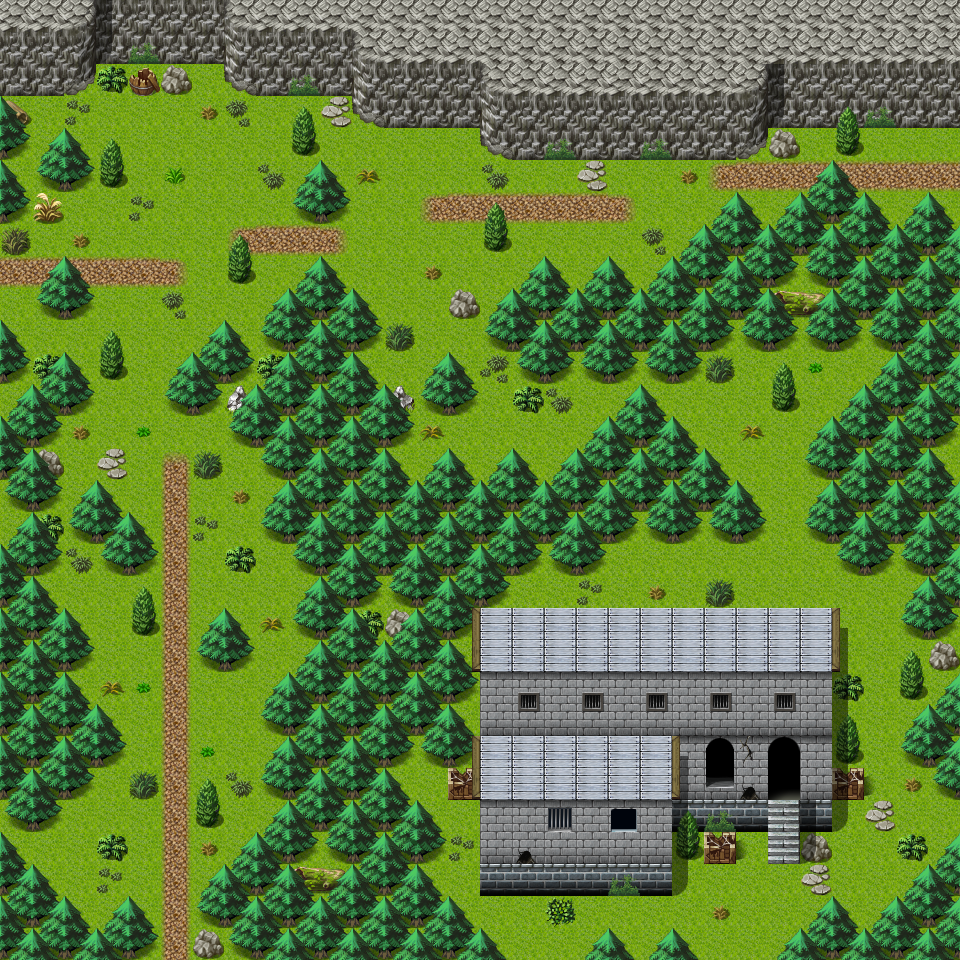

This is a level from a 2D game, rendered from its Tiled map with the project's own tilesets. A one-line summary and the map file follow, with tile-layer data summarised:
An orthogonal 30x30 tile map with 32x32 px tiles, 3 tile layers (Ground, Objects, Above), 1 hidden layer not drawn, 40 tilesets and 13 objects (10x spawn, 3x mapchange).

<map version="1.0" orientation="orthogonal" width="30" height="30" tilewidth="32" tileheight="32">
 <properties>
  <property name="outside" value="1" />
 </properties>
 <tileset firstgid="1" name="map_bed_1" tilewidth="32" tileheight="32">
  <image source="../drawable/map_bed_1.png" width="512" height="256" />
 </tileset>
 <tileset firstgid="129" name="map_border_1" tilewidth="32" tileheight="32">
  <image source="../drawable/map_border_1.png" width="512" height="256" />
 </tileset>
 <tileset firstgid="257" name="map_bridge_1" tilewidth="32" tileheight="32">
  <image source="../drawable/map_bridge_1.png" width="512" height="256" />
 </tileset>
 <tileset firstgid="385" name="map_broken_1" tilewidth="32" tileheight="32">
  <image source="../drawable/map_broken_1.png" width="512" height="256" />
 </tileset>
 <tileset firstgid="513" name="map_cavewall_1" tilewidth="32" tileheight="32">
  <image source="../drawable/map_cavewall_1.png" width="576" height="192" />
 </tileset>
 <tileset firstgid="621" name="map_cavewall_2" tilewidth="32" tileheight="32">
  <image source="../drawable/map_cavewall_2.png" width="576" height="192" />
 </tileset>
 <tileset firstgid="729" name="map_cavewall_3" tilewidth="32" tileheight="32">
  <image source="../drawable/map_cavewall_3.png" width="576" height="192" />
 </tileset>
 <tileset firstgid="837" name="map_chair_table_1" tilewidth="32" tileheight="32">
  <image source="../drawable/map_chair_table_1.png" width="512" height="256" />
 </tileset>
 <tileset firstgid="965" name="map_crate_1" tilewidth="32" tileheight="32">
  <image source="../drawable/map_crate_1.png" width="512" height="256" />
 </tileset>
 <tileset firstgid="1093" name="map_cupboard_1" tilewidth="32" tileheight="32">
  <image source="../drawable/map_cupboard_1.png" width="512" height="256" />
 </tileset>
 <tileset firstgid="1221" name="map_curtain_1" tilewidth="32" tileheight="32">
  <image source="../drawable/map_curtain_1.png" width="512" height="256" />
 </tileset>
 <tileset firstgid="1349" name="map_entrance_1" tilewidth="32" tileheight="32">
  <image source="../drawable/map_entrance_1.png" width="512" height="256" />
 </tileset>
 <tileset firstgid="1477" name="map_fence_1" tilewidth="32" tileheight="32">
  <image source="../drawable/map_fence_1.png" width="512" height="256" />
 </tileset>
 <tileset firstgid="1605" name="map_fence_2" tilewidth="32" tileheight="32">
  <image source="../drawable/map_fence_2.png" width="512" height="256" />
 </tileset>
 <tileset firstgid="1733" name="map_ground_1" tilewidth="32" tileheight="32">
  <image source="../drawable/map_ground_1.png" width="512" height="256" />
 </tileset>
 <tileset firstgid="1861" name="map_ground_2" tilewidth="32" tileheight="32">
  <image source="../drawable/map_ground_2.png" width="512" height="256" />
 </tileset>
 <tileset firstgid="1989" name="map_ground_3" tilewidth="32" tileheight="32">
  <image source="../drawable/map_ground_3.png" width="512" height="256" />
 </tileset>
 <tileset firstgid="2117" name="map_ground_4" tilewidth="32" tileheight="32">
  <image source="../drawable/map_ground_4.png" width="512" height="256" />
 </tileset>
 <tileset firstgid="2245" name="map_ground_5" tilewidth="32" tileheight="32">
  <image source="../drawable/map_ground_5.png" width="512" height="256" />
 </tileset>
 <tileset firstgid="2373" name="map_ground_6" tilewidth="32" tileheight="32">
  <image source="../drawable/map_ground_6.png" width="512" height="256" />
 </tileset>
 <tileset firstgid="2501" name="map_ground_7" tilewidth="32" tileheight="32">
  <image source="../drawable/map_ground_7.png" width="512" height="256" />
 </tileset>
 <tileset firstgid="2629" name="map_ground_8" tilewidth="32" tileheight="32">
  <image source="../drawable/map_ground_8.png" width="512" height="256" />
 </tileset>
 <tileset firstgid="2757" name="map_indoor_1" tilewidth="32" tileheight="32">
  <image source="../drawable/map_indoor_1.png" width="512" height="256" />
 </tileset>
 <tileset firstgid="2885" name="map_kitchen_1" tilewidth="32" tileheight="32">
  <image source="../drawable/map_kitchen_1.png" width="512" height="256" />
 </tileset>
 <tileset firstgid="3013" name="map_outdoor_1" tilewidth="32" tileheight="32">
  <image source="../drawable/map_outdoor_1.png" width="512" height="256" />
 </tileset>
 <tileset firstgid="3141" name="map_pillar_1" tilewidth="32" tileheight="32">
  <image source="../drawable/map_pillar_1.png" width="512" height="256" />
 </tileset>
 <tileset firstgid="3269" name="map_plant_1" tilewidth="32" tileheight="32">
  <image source="../drawable/map_plant_1.png" width="512" height="256" />
 </tileset>
 <tileset firstgid="3397" name="map_rock_1" tilewidth="32" tileheight="32">
  <image source="../drawable/map_rock_1.png" width="512" height="256" />
 </tileset>
 <tileset firstgid="3525" name="map_roof_1" tilewidth="32" tileheight="32">
  <image source="../drawable/map_roof_1.png" width="512" height="256" />
 </tileset>
 <tileset firstgid="3653" name="map_roof_2" tilewidth="32" tileheight="32">
  <image source="../drawable/map_roof_2.png" width="512" height="256" />
 </tileset>
 <tileset firstgid="3781" name="map_shop_1" tilewidth="32" tileheight="32">
  <image source="../drawable/map_shop_1.png" width="512" height="256" />
 </tileset>
 <tileset firstgid="3909" name="map_sign_ladder_1" tilewidth="32" tileheight="32">
  <image source="../drawable/map_sign_ladder_1.png" width="512" height="256" />
 </tileset>
 <tileset firstgid="4037" name="map_table_1" tilewidth="32" tileheight="32">
  <image source="../drawable/map_table_1.png" width="512" height="256" />
 </tileset>
 <tileset firstgid="4165" name="map_trail_1" tilewidth="32" tileheight="32">
  <image source="../drawable/map_trail_1.png" width="512" height="256" />
 </tileset>
 <tileset firstgid="4293" name="map_tree_1" tilewidth="32" tileheight="32">
  <image source="../drawable/map_tree_1.png" width="512" height="256" />
 </tileset>
 <tileset firstgid="4421" name="map_wall_1" tilewidth="32" tileheight="32">
  <image source="../drawable/map_wall_1.png" width="512" height="256" />
 </tileset>
 <tileset firstgid="4549" name="map_wall_2" tilewidth="32" tileheight="32">
  <image source="../drawable/map_wall_2.png" width="480" height="256" />
 </tileset>
 <tileset firstgid="4669" name="map_wall_3" tilewidth="32" tileheight="32">
  <image source="../drawable/map_wall_3.png" width="480" height="256" />
 </tileset>
 <tileset firstgid="4789" name="map_window_1" tilewidth="32" tileheight="32">
  <image source="../drawable/map_window_1.png" width="512" height="256" />
 </tileset>
 <tileset firstgid="4917" name="map_window_2" tilewidth="32" tileheight="32">
  <image source="../drawable/map_window_2.png" width="512" height="256" />
 </tileset>
 <layer name="Ground" width="30" height="30">
  <data>[900 cells, 900 non-empty, 15 distinct tile ids]</data>
 </layer>
 <layer name="Objects" width="30" height="30">
  <data>[900 cells, 450 non-empty, 46 distinct tile ids]</data>
 </layer>
 <layer name="Above" width="30" height="30">
  <data>[900 cells, 140 non-empty, 9 distinct tile ids]</data>
 </layer>
 <layer name="Walkable" width="30" height="30" visible="0">
  <data>[900 cells, 544 non-empty, 1 distinct tile ids]</data>
 </layer>
 <objectgroup name="Mapevents" width="30" height="30">
  <object name="house" type="mapchange" x="768" y="768" width="32" height="32">
   <properties>
    <property name="map" value="flagstone_inner" />
    <property name="place" value="entrance" />
   </properties>
  </object>
  </objectgroup>
 <objectgroup name="Spawn" width="30" height="30" visible="0">
  <!-- 10 objects omitted --></objectgroup>
 <objectgroup name="Keys" width="30" height="30" visible="0" />
</map>
<!-- 12 of 13 objects omitted -->
